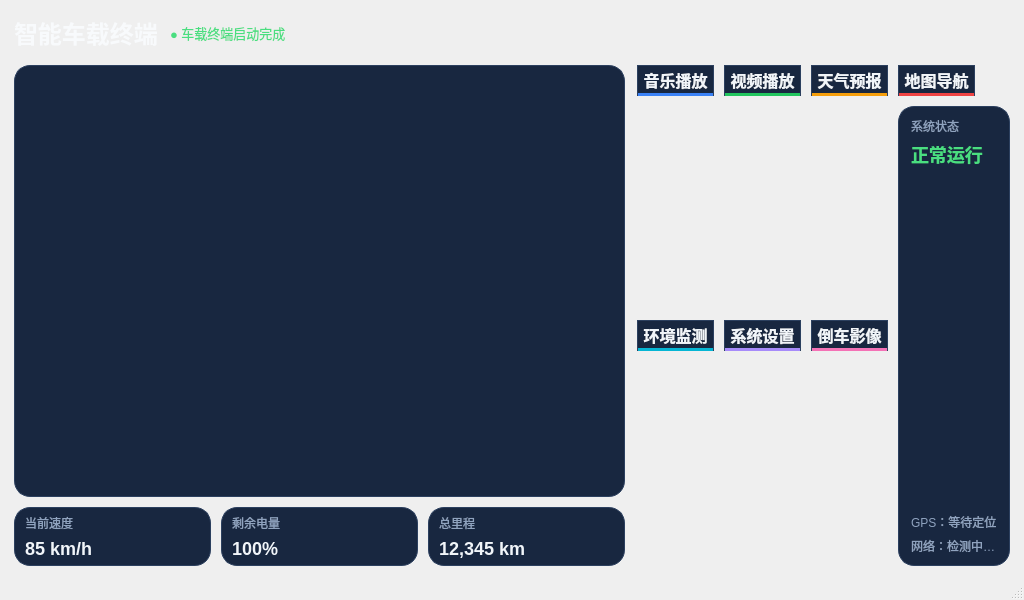
<?xml version="1.0" encoding="UTF-8"?>
<ui version="4.0">
 <class>MainWindow</class>
 <widget class="QMainWindow" name="MainWindow">
  <property name="geometry">
   <rect>
    <x>0</x>
    <y>0</y>
    <width>1024</width>
    <height>600</height>
   </rect>
  </property>
  <property name="minimumSize">
   <size>
    <width>1024</width>
    <height>600</height>
   </size>
  </property>
  <property name="maximumSize">
   <size>
    <width>1024</width>
    <height>600</height>
   </size>
  </property>
  <property name="windowTitle">
   <string>车载终端</string>
  </property>
  <property name="styleSheet">
   <string notr="true">
QMainWindow, QWidget#centralwidget {
  background: qlineargradient(x1:0, y1:0, x2:0.55, y2:1,
    stop:0 #0b1526, stop:1 #14243e);
}
QLabel#titleLabel { color: #f8fafc; font-size: 24px; font-weight: bold; }
QLabel#footerLabel { color: #4ade80; font-size: 13px; }
QLabel#datelable { color: #94a3b8; font-size: 13px; }
QLabel#timelable { color: #f1f5f9; font-size: 26px; font-weight: bold; }
QFrame#gaugeCard, QFrame#infoCard1, QFrame#infoCard2, QFrame#infoCard3, QFrame#infoCard4 {
  background-color: #182740;
  border: 1px solid #2c405f;
  border-radius: 16px;
}
QLabel#titleStatus, QLabel#titleSpeed, QLabel#titleBattery, QLabel#titleOdo,
QLabel#titleGps, QLabel#titleNet {
  color: #8fa3bf; font-size: 12px;
}
QLabel#labelSpeed, QLabel#labelBattery, QLabel#labelOdo {
  color: #f1f5f9; font-size: 18px; font-weight: bold;
}
QLabel#labelSysStatus { color: #4ade80; font-size: 18px; font-weight: bold; }
QToolButton {
  background-color: #182740;
  border: 1px solid #2c405f;
  border-bottom: 3px solid #3b82f6;
  border-radius: 16px;
  color: #f1f5f9;
  font-size: 16px;
  font-weight: bold;
}
QToolButton:pressed { background-color: #24385a; }
QToolButton#pushButton { border-bottom-color: #22c55e; }
QToolButton#pushButton_3 { border-bottom-color: #f59e0b; }
QToolButton#pushButton_5 { border-bottom-color: #ef4444; }
QToolButton#pushButton_4 { border-bottom-color: #06b6d4; }
QToolButton#btnSettings { border-bottom-color: #a78bfa; }
QToolButton#btnCamera { border-bottom-color: #f472b6; }
</string>
  </property>
  <widget class="QWidget" name="centralwidget">
   <layout class="QVBoxLayout" name="rootLayout">
    <property name="spacing">
     <number>10</number>
    </property>
    <property name="leftMargin">
     <number>14</number>
    </property>
    <property name="topMargin">
     <number>10</number>
    </property>
    <property name="rightMargin">
     <number>14</number>
    </property>
    <property name="bottomMargin">
     <number>12</number>
    </property>
    <item>
     <layout class="QHBoxLayout" name="headerRow">
      <property name="spacing">
       <number>12</number>
      </property>
      <item>
       <widget class="QLabel" name="titleLabel">
        <property name="text">
         <string>智能车载终端</string>
        </property>
       </widget>
      </item>
      <item>
       <widget class="QLabel" name="footerLabel">
        <property name="text">
         <string>● 车载终端启动完成</string>
        </property>
       </widget>
      </item>
      <item>
       <spacer name="headerSpacer">
        <property name="orientation">
         <enum>Qt::Horizontal</enum>
        </property>
        <property name="sizeHint" stdset="0">
         <size>
          <width>40</width>
          <height>20</height>
         </size>
        </property>
       </spacer>
      </item>
      <item>
       <layout class="QVBoxLayout" name="clockBox">
        <property name="spacing">
         <number>0</number>
        </property>
        <item>
         <widget class="QLabel" name="datelable">
          <property name="alignment">
           <set>Qt::AlignRight|Qt::AlignTrailing|Qt::AlignVCenter</set>
          </property>
          <property name="text">
           <string/>
          </property>
         </widget>
        </item>
        <item>
         <widget class="QLabel" name="timelable">
          <property name="minimumWidth">
           <number>110</number>
          </property>
          <property name="alignment">
           <set>Qt::AlignRight|Qt::AlignTrailing|Qt::AlignVCenter</set>
          </property>
          <property name="text">
           <string/>
          </property>
         </widget>
        </item>
       </layout>
      </item>
     </layout>
    </item>
    <item>
     <layout class="QHBoxLayout" name="contentRow">
      <property name="spacing">
       <number>12</number>
      </property>
      <item>
       <layout class="QVBoxLayout" name="leftColumn">
        <property name="spacing">
         <number>10</number>
        </property>
        <item>
         <widget class="QFrame" name="gaugeCard">
          <property name="sizePolicy">
           <sizepolicy hsizetype="Preferred" vsizetype="Expanding">
            <horstretch>0</horstretch>
            <verstretch>0</verstretch>
           </sizepolicy>
          </property>
          <property name="minimumSize">
           <size>
            <width>290</width>
            <height>0</height>
           </size>
          </property>
          <layout class="QVBoxLayout" name="gaugeLayout">
           <property name="leftMargin">
            <number>8</number>
           </property>
           <property name="topMargin">
            <number>8</number>
           </property>
           <property name="rightMargin">
            <number>8</number>
           </property>
           <property name="bottomMargin">
            <number>8</number>
           </property>
           <item>
            <widget class="SpeedGauge" name="speedGauge" native="true"/>
           </item>
          </layout>
         </widget>
        </item>
        <item>
         <layout class="QHBoxLayout" name="statsRow">
          <property name="spacing">
           <number>10</number>
          </property>
          <item>
           <widget class="QFrame" name="infoCard2">
            <property name="minimumHeight">
             <number>64</number>
            </property>
            <layout class="QVBoxLayout" name="speedCardLayout">
             <property name="leftMargin">
              <number>10</number>
             </property>
             <property name="topMargin">
              <number>6</number>
             </property>
             <property name="rightMargin">
              <number>10</number>
             </property>
             <property name="bottomMargin">
              <number>6</number>
             </property>
             <item>
              <widget class="QLabel" name="titleSpeed">
               <property name="text">
                <string>当前速度</string>
               </property>
              </widget>
             </item>
             <item>
              <widget class="QLabel" name="labelSpeed">
               <property name="text">
                <string>85 km/h</string>
               </property>
              </widget>
             </item>
            </layout>
           </widget>
          </item>
          <item>
           <widget class="QFrame" name="infoCard3">
            <property name="minimumHeight">
             <number>64</number>
            </property>
            <layout class="QVBoxLayout" name="batteryCardLayout">
             <property name="leftMargin">
              <number>10</number>
             </property>
             <property name="topMargin">
              <number>6</number>
             </property>
             <property name="rightMargin">
              <number>10</number>
             </property>
             <property name="bottomMargin">
              <number>6</number>
             </property>
             <item>
              <widget class="QLabel" name="titleBattery">
               <property name="text">
                <string>剩余电量</string>
               </property>
              </widget>
             </item>
             <item>
              <widget class="QLabel" name="labelBattery">
               <property name="text">
                <string>100%</string>
               </property>
              </widget>
             </item>
            </layout>
           </widget>
          </item>
          <item>
           <widget class="QFrame" name="infoCard4">
            <property name="minimumHeight">
             <number>64</number>
            </property>
            <layout class="QVBoxLayout" name="odoCardLayout">
             <property name="leftMargin">
              <number>10</number>
             </property>
             <property name="topMargin">
              <number>6</number>
             </property>
             <property name="rightMargin">
              <number>10</number>
             </property>
             <property name="bottomMargin">
              <number>6</number>
             </property>
             <item>
              <widget class="QLabel" name="titleOdo">
               <property name="text">
                <string>总里程</string>
               </property>
              </widget>
             </item>
             <item>
              <widget class="QLabel" name="labelOdo">
               <property name="text">
                <string>12,345 km</string>
               </property>
              </widget>
             </item>
            </layout>
           </widget>
          </item>
         </layout>
        </item>
       </layout>
      </item>
      <item>
       <layout class="QGridLayout" name="navGrid">
        <property name="spacing">
         <number>10</number>
        </property>
        <item row="0" column="0">
         <widget class="QToolButton" name="pushButton_2">
          <property name="minimumSize">
           <size>
            <width>0</width>
            <height>0</height>
           </size>
          </property>
          <property name="text">
           <string>音乐播放</string>
          </property>
          <property name="icon">
           <iconset resource="res.qrc">
            <normaloff>:/images/Music.png</normaloff>:/images/Music.png</iconset>
          </property>
          <property name="iconSize">
           <size>
            <width>48</width>
            <height>48</height>
           </size>
          </property>
          <property name="toolButtonStyle">
           <enum>Qt::ToolButtonTextUnderIcon</enum>
          </property>
         </widget>
        </item>
        <item row="0" column="1">
         <widget class="QToolButton" name="pushButton">
          <property name="text">
           <string>视频播放</string>
          </property>
          <property name="icon">
           <iconset resource="res.qrc">
            <normaloff>:/images/Video1.png</normaloff>:/images/Video1.png</iconset>
          </property>
          <property name="iconSize">
           <size>
            <width>48</width>
            <height>48</height>
           </size>
          </property>
          <property name="toolButtonStyle">
           <enum>Qt::ToolButtonTextUnderIcon</enum>
          </property>
         </widget>
        </item>
        <item row="0" column="2">
         <widget class="QToolButton" name="pushButton_3">
          <property name="text">
           <string>天气预报</string>
          </property>
          <property name="icon">
           <iconset resource="res.qrc">
            <normaloff>:/images/Weather.png</normaloff>:/images/Weather.png</iconset>
          </property>
          <property name="iconSize">
           <size>
            <width>48</width>
            <height>48</height>
           </size>
          </property>
          <property name="toolButtonStyle">
           <enum>Qt::ToolButtonTextUnderIcon</enum>
          </property>
         </widget>
        </item>
        <item row="0" column="3">
         <widget class="QToolButton" name="pushButton_5">
          <property name="text">
           <string>地图导航</string>
          </property>
          <property name="icon">
           <iconset resource="res.qrc">
            <normaloff>:/images/gps.png</normaloff>:/images/gps.png</iconset>
          </property>
          <property name="iconSize">
           <size>
            <width>48</width>
            <height>48</height>
           </size>
          </property>
          <property name="toolButtonStyle">
           <enum>Qt::ToolButtonTextUnderIcon</enum>
          </property>
         </widget>
        </item>
        <item row="1" column="0">
         <widget class="QToolButton" name="pushButton_4">
          <property name="text">
           <string>环境监测</string>
          </property>
          <property name="icon">
           <iconset resource="res.qrc">
            <normaloff>:/images/environment.png</normaloff>:/images/environment.png</iconset>
          </property>
          <property name="iconSize">
           <size>
            <width>48</width>
            <height>48</height>
           </size>
          </property>
          <property name="toolButtonStyle">
           <enum>Qt::ToolButtonTextUnderIcon</enum>
          </property>
         </widget>
        </item>
        <item row="1" column="1">
         <widget class="QToolButton" name="btnSettings">
          <property name="text">
           <string>系统设置</string>
          </property>
          <property name="icon">
           <iconset resource="res.qrc">
            <normaloff>:/images/sunrise.png</normaloff>:/images/sunrise.png</iconset>
          </property>
          <property name="iconSize">
           <size>
            <width>48</width>
            <height>48</height>
           </size>
          </property>
          <property name="toolButtonStyle">
           <enum>Qt::ToolButtonTextUnderIcon</enum>
          </property>
         </widget>
        </item>
        <item row="1" column="2">
         <widget class="QToolButton" name="btnCamera">
          <property name="text">
           <string>倒车影像</string>
          </property>
          <property name="icon">
           <iconset resource="res.qrc">
            <normaloff>:/images/car.png</normaloff>:/images/car.png</iconset>
          </property>
          <property name="iconSize">
           <size>
            <width>48</width>
            <height>48</height>
           </size>
          </property>
          <property name="toolButtonStyle">
           <enum>Qt::ToolButtonTextUnderIcon</enum>
          </property>
         </widget>
        </item>
        <item row="1" column="3">
         <widget class="QFrame" name="infoCard1">
          <property name="sizePolicy">
           <sizepolicy hsizetype="Preferred" vsizetype="Expanding">
            <horstretch>0</horstretch>
            <verstretch>0</verstretch>
           </sizepolicy>
          </property>
          <layout class="QVBoxLayout" name="statusCardLayout">
           <property name="leftMargin">
            <number>12</number>
           </property>
           <property name="topMargin">
            <number>10</number>
           </property>
           <property name="rightMargin">
            <number>12</number>
           </property>
           <property name="bottomMargin">
            <number>10</number>
           </property>
           <item>
            <widget class="QLabel" name="titleStatus">
             <property name="text">
              <string>系统状态</string>
             </property>
            </widget>
           </item>
           <item>
            <widget class="QLabel" name="labelSysStatus">
             <property name="text">
              <string>正常运行</string>
             </property>
            </widget>
           </item>
           <item>
            <spacer name="statusSpacer">
             <property name="orientation">
              <enum>Qt::Vertical</enum>
             </property>
             <property name="sizeHint" stdset="0">
              <size>
               <width>20</width>
               <height>40</height>
              </size>
             </property>
            </spacer>
           </item>
           <item>
            <widget class="QLabel" name="titleGps">
             <property name="text">
              <string>GPS：等待定位</string>
             </property>
            </widget>
           </item>
           <item>
            <widget class="QLabel" name="titleNet">
             <property name="text">
              <string>网络：检测中…</string>
             </property>
            </widget>
           </item>
          </layout>
         </widget>
        </item>
       </layout>
      </item>
     </layout>
    </item>
   </layout>
  </widget>
  <widget class="QMenuBar" name="menubar">
   <property name="visible">
    <bool>false</bool>
   </property>
   <property name="geometry">
    <rect>
     <x>0</x>
     <y>0</y>
     <width>1024</width>
     <height>0</height>
    </rect>
   </property>
   <property name="maximumHeight">
    <number>0</number>
   </property>
  </widget>
  <widget class="QStatusBar" name="statusbar">
   <property name="visible">
    <bool>false</bool>
   </property>
   <property name="maximumHeight">
    <number>0</number>
   </property>
  </widget>
 </widget>
 <customwidgets>
  <customwidget>
   <class>SpeedGauge</class>
   <extends>QWidget</extends>
   <header>speedgauge.h</header>
   <container>1</container>
  </customwidget>
 </customwidgets>
 <resources>
  <include location="res.qrc"/>
 </resources>
 <connections/>
</ui>
